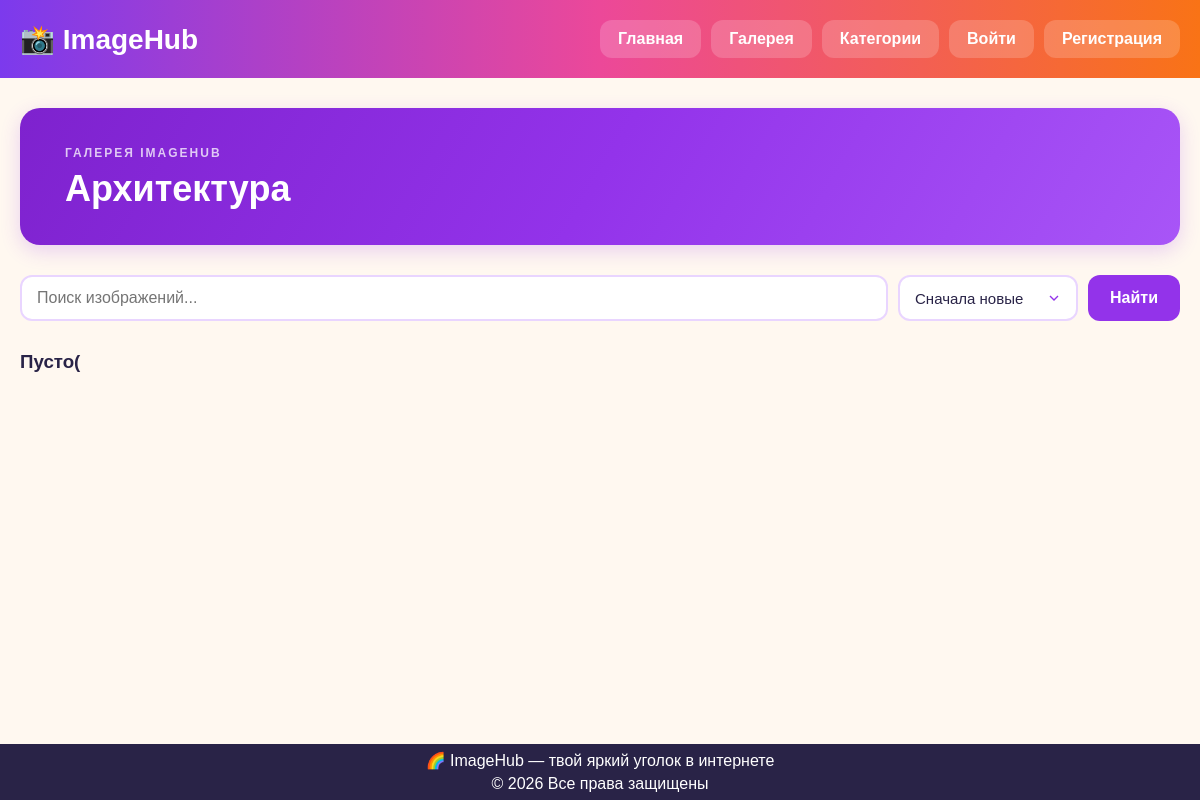
/category/Архитектура/, run on an earlier commit of the app's database.
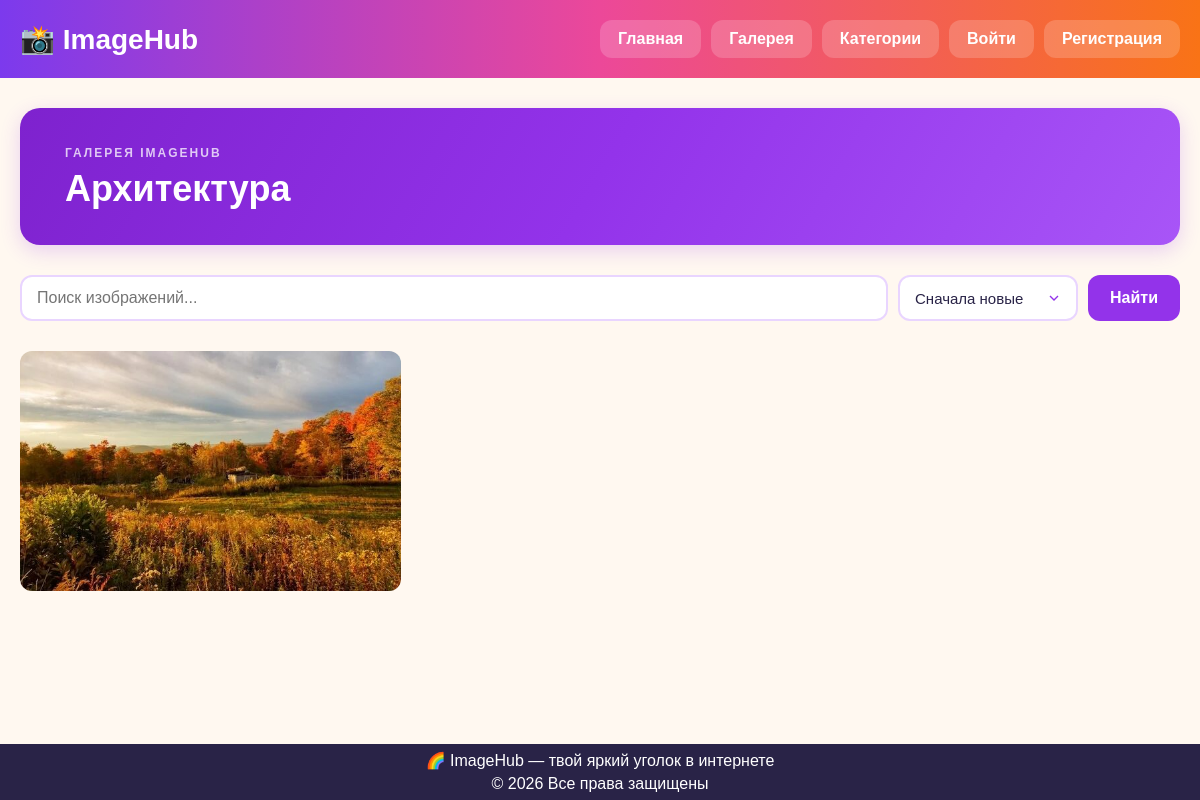
And on a later commit of the database.
### app/models.py (models this page shows, shortened)
class CategoryModel(models.Model):
    name = models.CharField(max_length=100, unique=True, verbose_name='Название')
    created_at = models.DateTimeField(auto_now_add=True, verbose_name='Дата создания')
    update_at = models.DateTimeField(auto_now=True, verbose_name='Дата обновления')
    def __str__(self):
        return self.name # определяет, как объект модели  будет отображаться в виде текста
    class Meta:
        verbose_name = "Категория" #название модели в единственном числе.
        verbose_name_plural = "Категории" #название модели во множественном числе

class ImageModel(models.Model):
    name = models.CharField(max_length=100, verbose_name='Название')
    file = models.ImageField(upload_to='static/images/', verbose_name='Файл')
    description = models.TextField(verbose_name='Описание', null=True, blank=True)
    category = models.ForeignKey(CategoryModel, on_delete=models.PROTECT,  verbose_name='Категория')
    user = models.ForeignKey(User, on_delete=models.SET_NULL, null=True, blank=True, verbose_name='Автор')
    created_at = models.DateTimeField(auto_now_add=True, verbose_name='Дата создания')
    updated_at = models.DateTimeField(auto_now=True, verbose_name='Дата обновления')
    is_active = models.BooleanField(default=True)
    class Meta:
        verbose_name = "Изображение"
        verbose_name_plural = "Изображения"

### app_category/views.py (the view)
# urls.py: path('category/<str:category>/', category_detail, name='category_detail'),
def category_detail(request, category):
    category = get_object_or_404(CategoryModel, name=category)
    search_query = request.GET.get('q', '')
    images = ImageModel.objects.filter(category=category,is_active=True)
    if search_query:
        images = images.filter(
            Q(name__icontains=search_query.lower()) |
            Q(description__icontains=search_query.lower())
        )
    sort_by = request.GET.get('sort', 'newest')
    if sort_by == 'oldest':
        images = images.order_by('created_at')
    else:
        images = images.order_by('-created_at')
    return render(request, 'category_detail.html', {'images': images, 'search_query': search_query,
                                            'sort_by': sort_by, 'category':category})

### templates/category_detail.html (shortened to what this page needs)
{% extends 'base.html' %}
{% load static %}
{% block content %}
    <div class="category-title">
        <span class="category-label">ГАЛЕРЕЯ IMAGEHUB</span>
        <h1>{{ category }}</h1>
    </div>
    <form method="GET" action="{% url 'category_detail' category %}" class="search-form2">
        <input type="text" name="q" placeholder="Поиск изображений..." value="{{ search_query }}">
        <select name="sort">
            <option value="newest" {% if sort_by == "newest" %}selected{% endif %}>
                Сначала новые
            </option>
        </select>
        <button type="submit">Найти</button>
    </form>
        {% if images %}
        <div class="image-container">
            {% for image in images %}
            <a href="{% url 'image_detail' image.id %}">
            <img src="{{ image.file.url }}">
        </a>
            {% endfor %}
        </div>
    {% else %}
        <h3>Пусто(</h3>
    {% endif %}
{% endblock %}

### templates/base.html (shortened to what this page needs)
<!DOCTYPE html>
<html lang="ru">
<head>
    {% load static %}
    <link rel="stylesheet" href="{% static 'css/style.css' %}">
</head>
<body>
    <header>
        <div class="header-content">
            <a href="{% url 'main' %}" class="logo">📸 ImageHub</a>
            <nav>
                <a href="{% url 'main' %}">Главная</a>
                <a href="{% url 'gallery' %}">Галерея</a>
                <a href="{% url 'categories' %}">Категории</a>
                {% if not user.is_authenticated %}
                    <a href="{% url 'login' %}">Войти</a>
                {% else %}
                {{user}}
                <form action="{% url 'logout' %}" method="post">
                    {% csrf_token %}
                    <button type="submit">Выйти</button>
                </form>
                {% endif %}
                <a href="#">Регистрация</a>
            </nav>
        </div>
    </header>
    <main>
        {% block content %}{% endblock %}
    </main>
    <footer>
        <p>🌈 ImageHub — твой яркий уголок в интернете</p>
        <p>© 2026 Все права защищены</p>
    </footer>
</body>
</html>

### static/css/style.css (style rules this page uses)
* { margin: 0; padding: 0; box-sizing: border-box; }
body { font-family: Arial, Helvetica, sans-serif; background: #fff8f0; color: #292347; min-height: 100vh; display: flex; flex-direction: column; }
header { width: 100%; background: linear-gradient(90deg, #7c3aed, #ec4899, #f97316); padding: 20px; color: white; }
.header-content { display: flex; align-items: center; justify-content: space-between; flex-wrap: wrap; gap: 20px; }
.logo { font-size: 28px; font-weight: bold; text-decoration: none; color: white; }
nav { display: flex; flex-wrap: wrap; gap: 10px; }
nav a { text-decoration: none; color: white; padding: 10px 18px; border-radius: 12px; background: rgba(255, 255, 255, 0.18); transition: 0.2s; font-weight: bold; }
main { flex: 1; width: 100%; padding: 30px 20px; }
footer { width: 100%; padding: 2px 20px; background: #292347; color: white; text-align: center; }
footer p { margin: 5px 0; }
.image-container { display: grid; grid-template-columns: repeat(auto-fill, minmax(300px, 1fr)); gap: 8px; }
.image-container img { width: 100%; height: 240px; object-fit: cover; border-radius: 12px; }
.category-title { width: 100%; box-sizing: border-box; margin: 0px 0 30px; padding: 35px 45px; border-radius: 20px; background: linear-gradient(120deg, #7e22ce, #9333ea, #a855f7); box-shadow: 0 6px 20px rgba(147, 51, 234, 0.2); }
.category-label { display: inline-block; margin-bottom: 8px; color: rgba(255, 255, 255, 0.75); font-size: 12px; font-weight: 600; letter-spacing: 2px; }
.category-title h1 { margin: 0; color: white; font-size: 36px; font-weight: 700; }
.search-form2 { display: flex; gap: 10px; width: 100%; max-width: none; box-sizing: border-box; margin: 0 0 30px; padding: 0 0px; }
.search-form2 input { flex: 1; min-width: 0; padding: 12px 15px; border: 2px solid #e9d5ff; border-radius: 12px; font-size: 16px; outline: none; transition: all 0.2s ease; }
.search-form2 select { min-width: 180px; padding: 12px 40px 12px 15px; border: 2px solid #e9d5ff; border-radius: 12px; font-size: 15px; font-family: inherit; color: #292347; background-color: white; cursor: pointer; outline: none; appearance: none; -webkit-appearance: none; background-repeat: no-repeat; background-position: right 14px center; transition: all 0.2s ease; }
.search-form2 select option { background: white; color: #292347; }
.search-form2 button { padding: 12px 22px; border: none; border-radius: 12px; background: #9333ea; color: white; font-size: 16px; font-weight: 600; cursor: pointer; transition: background 0.2s ease, transform 0.2s ease; }

What changed in the data, as far as the page shows it:
added ImageModel: file (picture)
Also different on the page:
text no longer shown: "Пусто("
